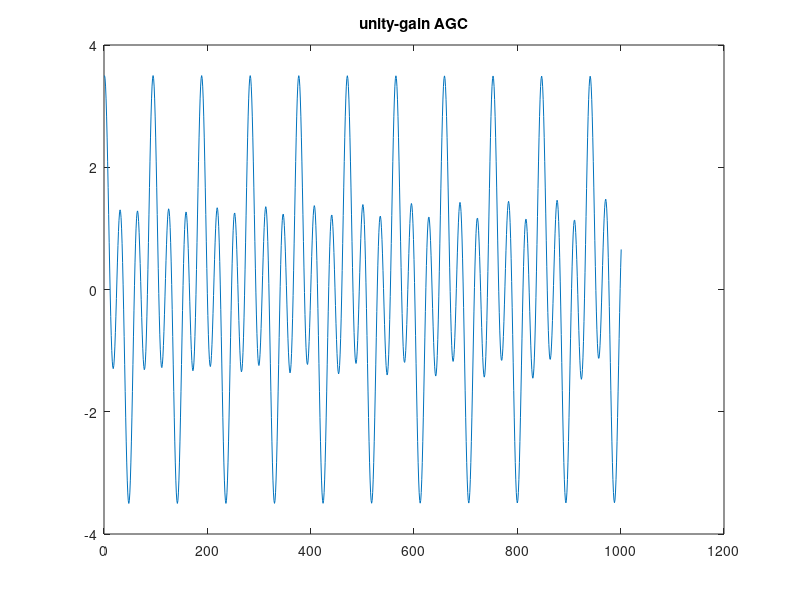

The MATLAB script that drew this image: (Note: this script raises an error after producing the figure.)
clear; close all; clc;

Fs = 1e3;
Ts = 1/Fs;
t = 0:Ts:1;

f1 = 45.*rand();
f2 = 45.*rand();
x = 1.5*cos(2*pi*f1*t) + 2*cos(2*pi*f2*t);

%% lab2_1 test
plot(x); hold on;
title("unity-gain AGC");
x_agc = AGCunity(x);
plot(x_agc); hold on;
line([0, 1e3], [1, 1], "color", "black")
line([0, 1e3], [-1, -1], "color", "black")
legend("Original", "AGC");
xlim([0 1e3]);
grid on;

%% lab2_2 test
figure;
xqs = zeros(5, length(x));
xqs(1,:) = quant(x_agc, 1);
xqs(2,:) = quant(x_agc, 2);
xqs(3,:) = quant(x_agc, 4);
xqs(4,:) = quant(x_agc, 8);
xqs(5,:) = quant(x_agc, 16);
plot(x_agc); hold on;
title("Quantization");

for i = 0:4
    subplot(5,1,i+1);
    plot(x_agc); hold on;
    plot(xqs(i+1,:)); hold on;
    title("B="+2^i);
    xlim([0 1e3]);
end

%% lab2_3
N = 2^20;
n = 0:N-1;
xes = zeros(4,N);
xes(1,:) = randn(1,N);
xes(2,:) = rand(1,N) - 1/2;
xes(3,:) = cos(2*pi*7/N*n); % Prime chosen because....
xes(4,:) = cos(0.25*pi*n);
titles = ["Gaussian", "Uniformly", "cos1", "cos2"];

p = 1;
t = 1;
figure;
for i = 1:4
    x = xes(i,:);
    x_agc = AGCunity(x);
    for b = 0:4
        B = 2^b;
        xq = quant(x_agc,B);

        e = xq - x_agc;

        subplot(4,5,p);
        histogram(e);
        title(titles(t) + ", B="+B)
        p = p + 1;
    end
    t = t + 1;
end


%% lab2_4
% conclusion:
% same as in lab 2_3? i.e. signal is sampled in different points for blue signal
% but why only that weirdness in the beginning and then smooting out?
% for the other two same idea, only sampling at x points depending on 0.25/0.5
N_vals = 2.^(1:10);

figure;
for xi = 1:3
    SNR = zeros(1,length(N_vals));

    for i = 1:length(N_vals)
        N = N_vals(i);
        n = 0:N-1;
        if xi == 1
            x = cos(0.5*sqrt(3)*pi*n);
        elseif xi == 2
            x = cos(0.25*pi*n);
        elseif xi == 3
            x = cos(0.5*pi*n);
        end
        xq = quant(x,16);
        e = xq - x;
        SNR(i) = 10*log10(sum(x.^2)/sum(e.^2));
    end

    plot(N_vals, SNR); hold on;
end
ylabel("SNR (dB)")
xlabel("N");
line(N_vals, repmat(6.02*16 + 1.76, size(N_vals))); hold on;
legend("cos(0.5*sqrt(3)*pi*n)", "cos(0.25*pi*n)", "cos(0.5*pi*n)", "theoretical")

%% lab2_5
% conclusion: same as first lab
% coherent: window matters
% non-coherent: doesn't matter
N = 8192;
n = 0:N-1;
window_rect = rectwin(N)';
window_bmh = blackmanharris(N)';

x_coh = quant(cos(0.25*pi*n), 16);
x_non = quant(cos((0.25+1/N)*pi*n), 16);
X_coh_first = fft(x_coh.*window_rect, N);
X_coh_second = fft(x_coh.*window_bmh, N);
X_non_first = fft(x_non.*window_rect, N);
X_non_second = fft(x_non.*window_bmh, N);

figure;
plot(20*log10(2*abs(X_coh_first)/N)); hold on;
plot(20*log10(2*abs(X_coh_second)/N)); hold on;
plot(20*log10(2*abs(X_non_first)/N)); hold on;
plot(20*log10(2*abs(X_non_second)/N)); hold on;
legend("Coherent - rectangle", "Coherent - blackmanharris", "Non - rectangle", "Non - blackmanharris");
ylabel("Amplitude");
xlabel("F (Hz)");

%% lab2_6
% conclusions:
% noise floor lower and more "spetsigare" frequency.
% why? ... unsure
% Larger FFT => differentiate between closer frequencies dues to more freq bins
% Smaller FFT => The opposite
N = 8192;
N_2 = 16*8192;
n = 0:N-1;
n_2 = 0:N_2-1;
f_first = (0:(N-1))/N;
f_second = (0:(N_2-1))/N_2;

window_bmh_first = blackmanharris(N)';
window_bmh_second = blackmanharris(N_2)';

x_first = cos(0.5*sqrt(3)*pi*n);
x_second = cos(0.5*sqrt(3)*pi*n_2);
xq_first = quant(x_first, 16);
xq_second = quant(x_second, 16);
X_first = fft(xq_first.*window_bmh_first);
X_second = fft(xq_second.*window_bmh_second);

figure;
plot(f_first, 20*log10(abs(X_first)/max(abs(X_first)))); hold on;
plot(f_second, 20*log10(abs(X_second)/max(abs(X_second))));
legend("N = 8192", "N = 16*8192");


%% lab2_1
function y = AGCunity(x)
    y = x/max(abs(x));
end

%% lab2_2
function xq = quant(x, B)
    Q = 2^(-(B-1));
    xq = Q*(floor((x*(1-1e-10))/Q) + 1/2);

   % L = 2^B;
   % vals = Q/2*(-L+1:2:L-1);

   % xq = zeros(1, length(x));
   % for i = 1:length(x)
   %     errors = vals - x(i);
   %     [~, closest] = min(abs(errors));
   %     xq(i) = vals(closest);
   % end
end

% old
%   xq = zeros(1, length(x));
%   for i = 1:length(x)-1
%       for v = 1:length(vals)
%           e = vals(v) - x(i);
%           if -Q/2 <= abs(e) && abs(e) <= Q/2
%               xq(i) = vals(v);
%               break;
%           end
%       end
%   end
